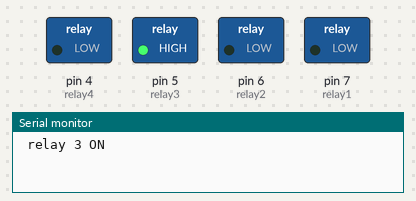
A sketch run on a simulated Arduino Uno, built with avr-gcc and run on an emulated ATmega328P. Parts: switched loads named in the sketch (green lamp = pin HIGH), the last lines printed to the serial monitor.

Above: at 1.5 s.
At 7.5 s:
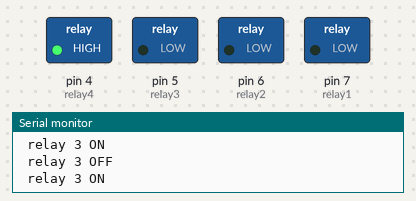
At 13.5 s:
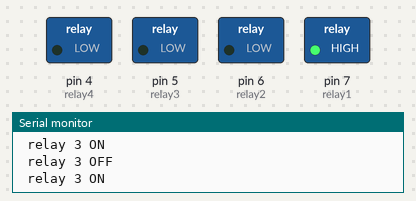
At 19.5 s:
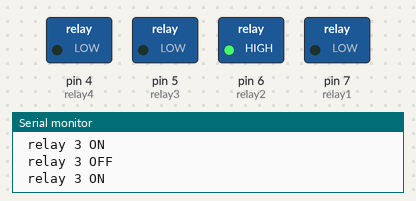
At 28.5 s:
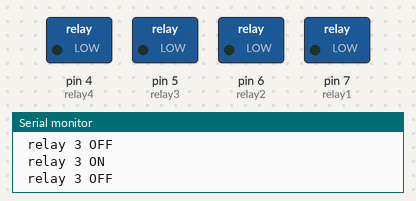
Timing chart, 0 to 31.2 s (numbered marks = the images above):
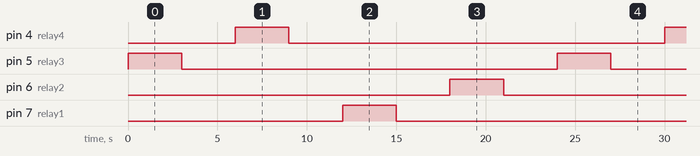

The sketch:

Relay.ino
```cpp
// Recorded Dec 27, 2017 by Robojax
#define relay1 7
#define relay2 6
#define relay3 5
#define relay4 4
void setup() {

  Serial.begin(9600);// setup Serial Monitor to display information
  pinMode(relay1, OUTPUT);// connected to Relay 1
  pinMode(relay2, OUTPUT);// connected to Relay 2
  pinMode(relay3, OUTPUT);// connected to Relay 3
  pinMode(relay4, OUTPUT);// connected to Relay 4

}

void loop() {

  digitalWrite(relay3,HIGH);// turn relay 3 ON
      Serial.println(" relay 3 ON");
  delay(3000);// keep in relay 3 On for 3 seconds
  digitalWrite(relay3, LOW);// turn relay 3 OFF
      Serial.println(" relay 3 OFF");
  delay(3000);// keep in relay 3 OFF for 3 seconds

digitalWrite(relay4,HIGH);// turn relay 3 ON
      Serial.println(" relay 3 ON");
  delay(3000);// keep in relay 3 On for 3 seconds
  digitalWrite(relay4, LOW);// turn relay 3 OFF
      Serial.println(" relay 3 OFF");
  delay(3000);// keep in relay 3 OFF for 3 seconds

digitalWrite(relay1,HIGH);// turn relay 3 ON
      Serial.println(" relay 3 ON");
  delay(3000);// keep in relay 3 On for 3 seconds
  digitalWrite(relay1, LOW);// turn relay 3 OFF
      Serial.println(" relay 3 OFF");
  delay(3000);// keep in relay 3 OFF for 3 seconds

digitalWrite(relay2,HIGH);// turn relay 3 ON
      Serial.println(" relay 3 ON");
  delay(3000);// keep in relay 3 On for 3 seconds
  digitalWrite(relay2, LOW);// turn relay 3 OFF
      Serial.println(" relay 3 OFF");
  delay(3000);// keep in relay 3 OFF for 3 seconds

}
```

Measured:
- by itself, pin 4 (relay4), pin 5 (relay3), pin 6 (relay2), pin 7 (relay1): alternates HIGH for 3.0 s and LOW for 21.0 s
- by itself, everything shown: repeats every 24.0 s, in 8 steps
